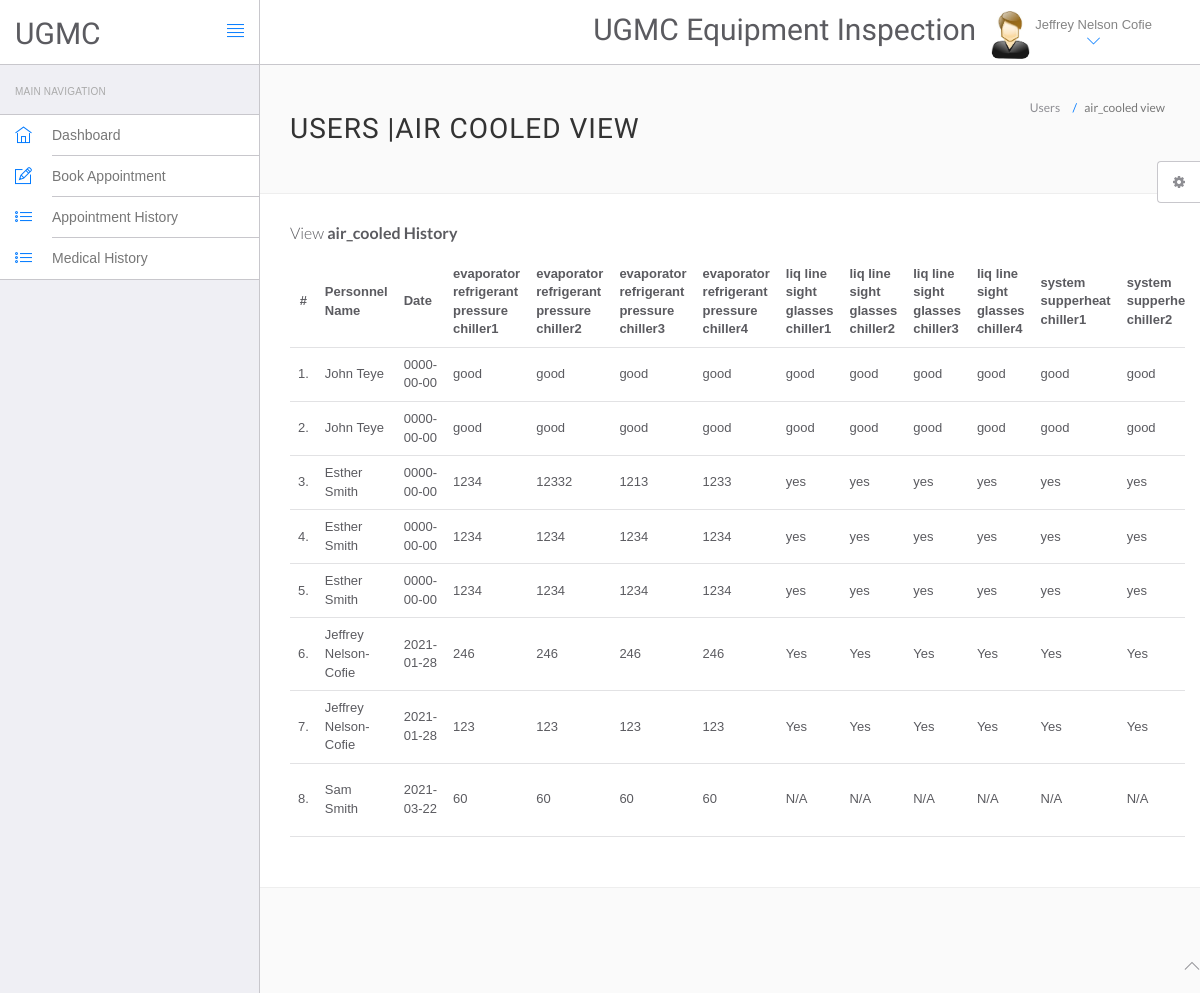
/hms/air_cooled.php (signed in), run on the app's committed database.
### tables this page shows
CREATE TABLE `users` (
  `id` int(11) NOT NULL,
  `fullName` varchar(255) DEFAULT NULL,
  `address` longtext DEFAULT NULL,
  `city` varchar(255) DEFAULT NULL,
  `gender` varchar(255) DEFAULT NULL,
  `email` varchar(255) DEFAULT NULL,
  `password` varchar(255) DEFAULT NULL,
  `regDate` timestamp NULL DEFAULT current_timestamp(),
  `updationDate` timestamp NULL DEFAULT NULL ON UPDATE current_timestamp()
);

CREATE TABLE `air_cooled_water1` (
  `id` int(15) NOT NULL,
  `name` varchar(250) NOT NULL,
  `date` date NOT NULL,
  `evaporator_ref_pressure_chiller1` varchar(250) NOT NULL,
  `evaporator_ref_pressure_chiller2` varchar(250) NOT NULL,
  `evaporator_ref_pressure_chiller3` varchar(250) NOT NULL,
  `evaporator_ref_pressure_chiller4` varchar(250) NOT NULL,
  `liq_line_sight_glasses_chiller1` varchar(250) NOT NULL,
  `liq_line_sight_glasses_chiller2` varchar(250) NOT NULL,
  `liq_line_sight_glasses_chiller3` varchar(250) NOT NULL,
  `liq_line_sight_glasses_chiller4` varchar(250) NOT NULL,
  `system_supperheat_chiller1` varchar(250) NOT NULL,
  `system_supperheat_chiller2` varchar(250) NOT NULL,
  `system_supperheat_chiller3` varchar(250) NOT NULL,
  `system_supperheat_chiller4` varchar(250) NOT NULL,
  `system_sub_cooling_chiller1` varchar(250) NOT NULL,
  `system_sub_cooling_chiller2` varchar(250) NOT NULL,
  `system_sub_cooling_chiller3` varchar(250) NOT NULL,
  `system_sub_cooling_chiller4` varchar(250) NOT NULL,
  `unit_operating_pressure_chiller1` varchar(250) NOT NULL,
  `unit_operating_pressure_chiller2` varchar(250) NOT NULL,
  `unit_operating_pressure_chiller3` varchar(250) NOT NULL,
  `unit_operating_pressure_chiller4` varchar(250) NOT NULL,
  `condenser_coils_chiller1` varchar(250) NOT NULL,
  `condenser_coils_chiller2` varchar(250) NOT NULL,
  `condenser_coils_chiller3` varchar(250) NOT NULL,
  `condenser_coils_chiller4` varchar(250) NOT NULL,
  `comments` varchar(250) NOT NULL
);

### hms/air_cooled.php (the view, shortened to what this page needs)
<?php
include('include/config.php');
?>
<!DOCTYPE html>
<html lang="en">
<head>
    <link rel="stylesheet" href="vendor/bootstrap/css/bootstrap.min.css">
    <link rel="stylesheet" href="vendor/fontawesome/css/font-awesome.min.css">
    <link rel="stylesheet" href="vendor/themify-icons/themify-icons.min.css">
    <link href="vendor/animate.css/animate.min.css" rel="stylesheet" media="screen">
    <link href="vendor/perfect-scrollbar/perfect-scrollbar.min.css" rel="stylesheet" media="screen">
    <link href="vendor/switchery/switchery.min.css" rel="stylesheet" media="screen">
    <link href="vendor/bootstrap-touchspin/jquery.bootstrap-touchspin.min.css" rel="stylesheet" media="screen">
    <link href="vendor/select2/select2.min.css" rel="stylesheet" media="screen">
    <link href="vendor/bootstrap-datepicker/bootstrap-datepicker3.standalone.min.css" rel="stylesheet" media="screen">
    <link href="vendor/bootstrap-timepicker/bootstrap-timepicker.min.css" rel="stylesheet" media="screen">
    <link rel="stylesheet" href="assets/css/styles.css">
    <link rel="stylesheet" href="assets/css/plugins.css">
    <link rel="stylesheet" href="assets/css/themes/theme-1.css" id="skin_color" />
</head>
<body>
    <div id="app">
        <?php include('include/sidebar.php'); ?>
        <div class="app-content">
            <?php include('include/header.php'); ?>
            <div class="main-content">
                <div class="wrap-content container" id="container">
                    <section id="page-title">
                        <div class="row">
                            <div class="col-sm-8">
                                <h1 class="mainTitle">Users |Air cooled view</h1>
                            </div>
                            <ol class="breadcrumb">
                                <li>
                                    <span>Users</span>
                                </li>
                                <li class="active">
                                    <span>air_cooled view</span>
                                </li>
                            </ol>
                        </div>
                    </section>
                    <div class="container-fluid container-fullw bg-white">
                        <div class="row">
                                                        <div class="col-md-12" style="
                                direction: ltr;
                                overflow:auto;
                                height: 100%;
                                width: 100%;
                            " >
                                <h5 class="over-title margin-bottom-15">View <span class="text-bold">air_cooled History</span></h5>
                                <table class="table table-hover" id="sample-table-1">
                                    <thead>
                                        <tr>
                                            <th class="center">#</th>
                                            <th>Personnel Name</th>
                                            <th>Date</th>
                                            <th>evaporator refrigerant pressure chiller1 </th>
                                            <th>evaporator refrigerant pressure chiller2 </th>
                                            <th>evaporator refrigerant pressure chiller3</th>
                                            <th>evaporator refrigerant pressure chiller4</th>
                                            <th>liq line sight glasses chiller1</th>
                                            <th>liq line sight glasses chiller2</th>
                                            <th>liq line sight glasses chiller3</th>
                                            <th>liq line sight glasses chiller4</th>
                                            <th>system supperheat chiller1</th>
                                            <th>system supperheat chiller2</th>
                                        </tr>
                                    </thead>
                                    <tbody>
                                        <?php
                                        $sql = mysqli_query($con, "SELECT * FROM `air_cooled_water1`");
                                        $cnt = 1;
                                        while ($row = mysqli_fetch_array($sql)) {
                                        ?>
                                            <tr>
                                                <td class="center"><?php echo $cnt; ?>.</td>
                                                <td class="hidden-xs"><?php echo $row['name']; ?></td>
                                                <td><?php echo $row['date']; ?></td>
                                                <td><?php echo $row['evaporator_ref_pressure_chiller1']; ?></td>
                                                <td><?php echo $row['evaporator_ref_pressure_chiller2']; ?></td>
                                                <td><?php echo $row['evaporator_ref_pressure_chiller3']; ?>
                                                <td><?php echo $row['evaporator_ref_pressure_chiller4']; ?>
                                                <td><?php echo $row['liq_line_sight_glasses_chiller1']; ?>
                                                <td><?php echo $row['liq_line_sight_glasses_chiller2']; ?>
                                                <td><?php echo $row['liq_line_sight_glasses_chiller3']; ?>
                                                <td><?php echo $row['liq_line_sight_glasses_chiller4']; ?>
                                                <td><?php echo $row['system_supperheat_chiller1']; ?>
                                                <td><?php echo $row['system_supperheat_chiller2']; ?>
                                            </tr>
                                        <?php
                                            $cnt = $cnt + 1;
                                        } ?>
                                    </tbody>
                                </table>
                            </div>
                        </div>
                    </div>
                </div>
            </div>
        </div>
    </div>
    <?php include('include/footer.php'); ?>
    <?php include('include/setting.php'); ?>
</body>
</html>

### hms/include/header.php (shortened to what this page needs)
<header class="navbar navbar-default navbar-static-top">
					<div class="navbar-header">
						<a class="navbar-brand" href="#">
							<h2 style="padding-top:20% ">UGMC</h2>
						</a>
						<a href="#" class="sidebar-toggler pull-right visible-md visible-lg" data-toggle-class="app-sidebar-closed" data-toggle-target="#app">
							<i class="ti-align-justify"></i>
						</a>
					</div>
					<div class="navbar-collapse collapse">
						<ul class="nav navbar-right">
								<li  style="padding-top:2% ">
								<h2>UGMC Equipment Inspection</h2>
							</li>
							<li class="dropdown current-user">
								<a href class="dropdown-toggle" data-toggle="dropdown">
									<img src="assets/images/images.jpg"> <span class="username">
									<?php $query=mysqli_query($con,"select fullName from users where id='".$_SESSION['id']."'");
while($row=mysqli_fetch_array($query))
{
	echo $row['fullName'];
}
									?> <i class="ti-angle-down"></i></i></span>
								</a>
							</li>
						</ul>
					</div>
				</header>

### hms/assets/css/themes/theme-1.css (style rules this page uses)
body { background: #FAFAFA; }
header .navbar-header { background: #ffffff !important; border-right-color: #c8c7cc !important; border-bottom-color: #c8c7cc !important; }
header .navbar-header .sidebar-toggler, header .navbar-header .sidebar-mobile-toggler { color: #007aff !important; }
header .navbar-header .navbar-brand { color: #777 !important; }
header .navbar-collapse { background: #ffffff !important; border-bottom-color: #c8c7cc !important; box-shadow: none !important; }
header .navbar-collapse .navbar-right > li > a { color: #777; }
header .navbar-collapse .navbar-right > li > a i { color: #007aff !important; }

### data on the page
users: fullName "Jeffrey Nelson Cofie"
air_cooled_water1: name "John Teye", date "0000-00-00", evaporator_ref_pressure_chiller1 "good", evaporator_ref_pressure_chiller2 "good", evaporator_ref_pressure_chiller3 "good", evaporator_ref_pressure_chiller4 "good", liq_line_sight_glasses_chiller1 "good", liq_line_sight_glasses_chiller2 "good", liq_line_sight_glasses_chiller3 "good", liq_line_sight_glasses_chiller4 "good", system_supperheat_chiller1 "good", system_supperheat_chiller2 "good"
air_cooled_water1: name "John Teye", date "0000-00-00", evaporator_ref_pressure_chiller1 "good", evaporator_ref_pressure_chiller2 "good", evaporator_ref_pressure_chiller3 "good", evaporator_ref_pressure_chiller4 "good", liq_line_sight_glasses_chiller1 "good", liq_line_sight_glasses_chiller2 "good", liq_line_sight_glasses_chiller3 "good", liq_line_sight_glasses_chiller4 "good", system_supperheat_chiller1 "good", system_supperheat_chiller2 "good"
air_cooled_water1: name "Esther Smith", date "0000-00-00", evaporator_ref_pressure_chiller1 "1234", evaporator_ref_pressure_chiller2 "12332", evaporator_ref_pressure_chiller3 "1213", evaporator_ref_pressure_chiller4 "1233", liq_line_sight_glasses_chiller1 "yes", liq_line_sight_glasses_chiller2 "yes", liq_line_sight_glasses_chiller3 "yes", liq_line_sight_glasses_chiller4 "yes", system_supperheat_chiller1 "yes", system_supperheat_chiller2 "yes"
air_cooled_water1: name "Esther Smith", date "0000-00-00", evaporator_ref_pressure_chiller1 "1234", evaporator_ref_pressure_chiller2 "1234", evaporator_ref_pressure_chiller3 "1234", evaporator_ref_pressure_chiller4 "1234", liq_line_sight_glasses_chiller1 "yes", liq_line_sight_glasses_chiller2 "yes", liq_line_sight_glasses_chiller3 "yes", liq_line_sight_glasses_chiller4 "yes", system_supperheat_chiller1 "yes", system_supperheat_chiller2 "yes"
air_cooled_water1: name "Esther Smith", date "0000-00-00", evaporator_ref_pressure_chiller1 "1234", evaporator_ref_pressure_chiller2 "1234", evaporator_ref_pressure_chiller3 "1234", evaporator_ref_pressure_chiller4 "1234", liq_line_sight_glasses_chiller1 "yes", liq_line_sight_glasses_chiller2 "yes", liq_line_sight_glasses_chiller3 "yes", liq_line_sight_glasses_chiller4 "yes", system_supperheat_chiller1 "yes", system_supperheat_chiller2 "yes"
air_cooled_water1: name "Jeffrey Nelson-Cofie", date "2021-01-28", evaporator_ref_pressure_chiller1 "246", evaporator_ref_pressure_chiller2 "246", evaporator_ref_pressure_chiller3 "246", evaporator_ref_pressure_chiller4 "246", liq_line_sight_glasses_chiller1 "Yes", liq_line_sight_glasses_chiller2 "Yes", liq_line_sight_glasses_chiller3 "Yes", liq_line_sight_glasses_chiller4 "Yes", system_supperheat_chiller1 "Yes", system_supperheat_chiller2 "Yes"
air_cooled_water1: name "Jeffrey Nelson-Cofie", date "2021-01-28", evaporator_ref_pressure_chiller1 "123", evaporator_ref_pressure_chiller2 "123", evaporator_ref_pressure_chiller3 "123", evaporator_ref_pressure_chiller4 "123", liq_line_sight_glasses_chiller1 "Yes", liq_line_sight_glasses_chiller2 "Yes", liq_line_sight_glasses_chiller3 "Yes", liq_line_sight_glasses_chiller4 "Yes", system_supperheat_chiller1 "Yes", system_supperheat_chiller2 "Yes"
air_cooled_water1: name "Sam Smith", date "2021-03-22", evaporator_ref_pressure_chiller1 "60", evaporator_ref_pressure_chiller2 "60", evaporator_ref_pressure_chiller3 "60", evaporator_ref_pressure_chiller4 "60", liq_line_sight_glasses_chiller1 "N/A", liq_line_sight_glasses_chiller2 "N/A", liq_line_sight_glasses_chiller3 "N/A", liq_line_sight_glasses_chiller4 "N/A", system_supperheat_chiller1 "N/A", system_supperheat_chiller2 "N/A"
